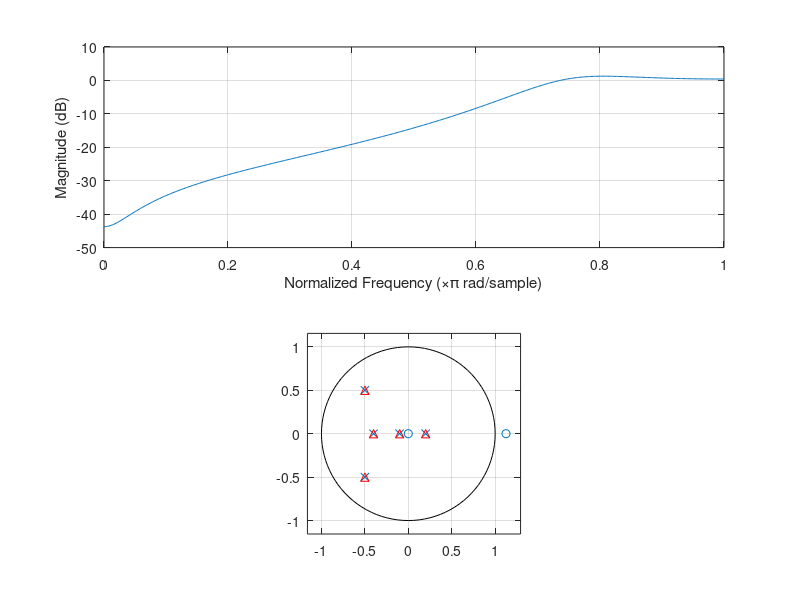
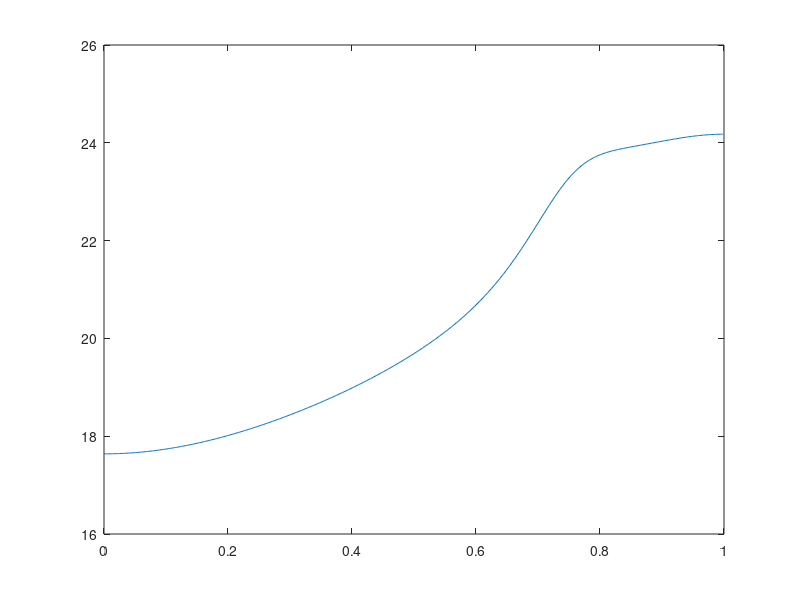

Write MATLAB code to recreate these figures, in order.
clear all;
close all;
clc

b = [0.16 -0.18];
a1 = [1 -0.2];
a2 = [1 0.1];
a3 = [1 0.4];
a4 = [1 1 0.5];

a12 = conv(a1,a2);
a23 = conv(a12,a3);
a34 = conv(a23,a4);
a = a34;

[r,p,k] = residuez(b,a);

b = [0 0 0 0.16 -0.18 0];

figure(1)
subplot(211)
freqz(b,a)
subplot(212)
zplane(b,a)
hold on
plot(p,'^r')
hold off

%% cascata

b1 = [0 1 0];
a1 = [1 1 0.5];
b2 = [0 1];
a2 = [1 0.4];
b3 = [0 0.16 -0.10];
a3 = [1 -0.1 -0.02];

%% paralelo

b1_p = [4.2 -1.117 0];
a1_p = [1 -0.1 -0.02];

b2_p = [5.2134 0];
a2_p = [1 0.4];

b3_p = [1.1314 -0.1494 0];
a3_p = [1 1 0.5];

[h1, w] = freqz(b1_p, a1_p);
[h2, w] = freqz(b2_p, a2_p);
[h3, w] = freqz(b3_p, a3_p);
h = h1+h2+h3;

figure(4)
plot(w/pi, 20*log10(abs(h)));
